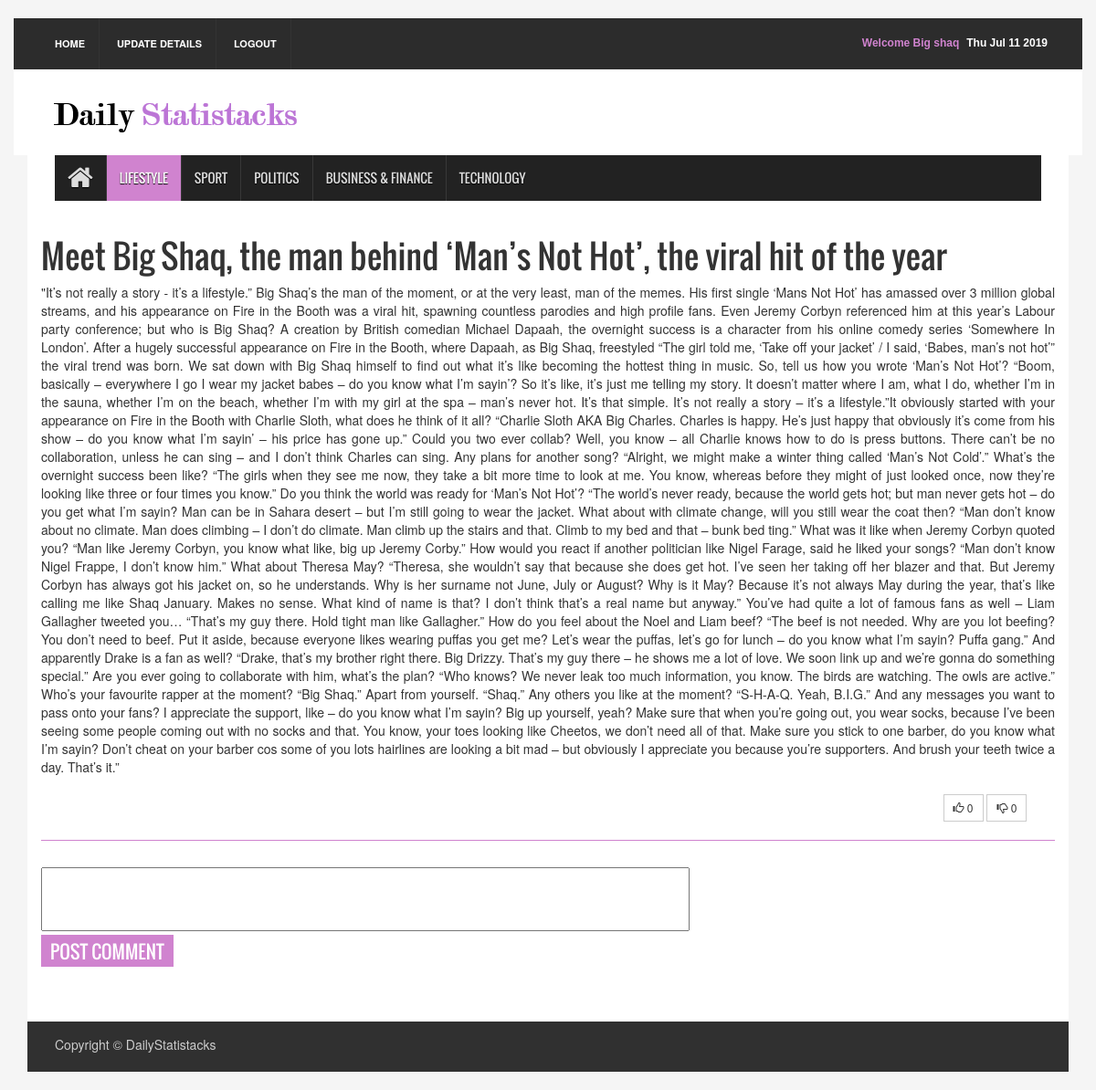
/newspaper/3/ (signed in), run on the app's committed database.
### newspaper/models.py (models this page shows)
class Article( models.Model ) :
    articleType     = models.CharField( max_length = 100 )
    author          = models.CharField( max_length = 1000 )
    headline        = models.CharField( max_length = 1000 )
    body            = models.CharField( max_length = 1000000000000 )
    publicationDate = models.DateField()

### newspaper/views.py (the view)
# urls.py: url(r'^(?P<articleID>[0-9]+)/$' , views.detail , name = 'detail' ) ,
def detail( request , articleID ) :
    if ( 'username' not in request.session ) :
        article = get_object_or_404( Article , pk = articleID )
        return render( request , 'newspaper/detail.html' , { 'article' : article } )
    else : ## logged in
        name         = getName( request.session['username'] )
        article      = get_object_or_404( Article , pk = articleID )
        context      = {
                           'fName'   : name ,
                           'article' : article
                       }
        return render( request , 'newspaper/detail2.html' , context )

### newspaper/views.py (called while the page is built)
def getName( username ) :
    user     = get_object_or_404( UserAccount , email = username )
    return user.first_name

### newspaper/templates/newspaper/detail2.html (shortened to what this page needs)
{% extends "newspaper/base.html" %}
{% block content %}
{% load static %}
<div class="container">
<header id="header">
  <div class="row">
    <div class="col-lg-12 col-md-12 col-sm-12">
      <div class="header_top">
        <div class="header_top_left">
          <ul class="top_nav">
            <li><a href = "/newspaper/">Home</a></li>
            <li><a href = "/newspaper/updateRedirect/">Update Details</a></li>
            <li><a href = "/newspaper/logout/">Logout</a></li>
          </ul>
        </div>
        <div class="header_top_right">
          <p><span id="datetime"></span></p>
          <p style = 'color : #d083cf;'> Welcome {{ fName }} </p>
        </div>
      </div>
    </div>
    <div class="col-lg-12 col-md-12 col-sm-12">
      <div class="header_bottom">
        <div class="logo_area"><a href = "/newspaper/" class="logo"><img src="{% static "newspaper/images/testlogo.png" %}" alt="" ></a></div>
      </div>
  </div>
</header>
<section id="navArea">
  <nav class="navbar navbar-inverse" role="navigation">
    <div id="navbar" class="navbar-collapse collapse">
      <ul class="nav navbar-nav main_nav">
        <li><a href="/newspaper/"><span class="fa fa-home desktop-home"></span><span class="mobile-show">Home</span></a></li>
        <li class="active"><a id = 'lifestyle' href="/newspaper/lifestyleRedirect/">Lifestyle</a></li>
        <li><a href="/newspaper/sportRedirect/">Sport</a></li>
        <li><a href="/newspaper/politicsRedirect/">Politics</a></li>
        <li><a href="/newspaper/businessfinanceRedirect/">Business & Finance</a></li>
        <li><a href="/newspaper/technologyRedirect/">Technology</a></li>
      </ul>
    </div>
  </nav>
</section>
<section id="contentSection">
  <div class="row">
    <div class="col-lg-12 col-md-12 col-sm-12">
      <div class="left_content">
        <div class="contact_area">
            <h1> {{ article.headline }} </h1>
            <p id = "articleBody">  {{ article.body }}     </p>
            <div class = "commentLikes, col-lg-9 col-md-9 col-sm-9">
            </div>
            <div class="col-lg-3 col-md-3 col-sm-3">
              <div id = 'voteDiv' >
                  <button id = 'likeButton' type = "button" class = "btn btn-default btn-sm , voteButton" >
                      <span class = "glyphicon glyphicon-thumbs-up"></span>
                      <span id = 'likeCount'>0</span>
                  </button>
                  <button id = 'dislikeButton' type = "button" class = "btn btn-default btn-sm , voteButton" >
                      <span class = "glyphicon glyphicon-thumbs-down"></span>
                      <span id = 'dislikeCount'>0</span>
                  </button>
              </div>
            </div>
            <hr>
            <textarea id = "comment"></textarea>
            <br>
            <input class= "ourButton" id = "postComment" value = "Post Comment" type = "submit"> </input>
      </div>
    </div>
  </div>
</section>
<footer id="footer">
  <div class="footer_bottom">
    <p class="copyright">Copyright &copy; DailyStatistacks</p>
  </div>
</footer>
</div>
{% endblock %}

### newspaper/static/newspaper/assets/css/theme.css (style rules this page uses)
.navbar-inverse .navbar-nav > .active > a, .navbar-inverse .navbar-nav > .active > a:hover, .navbar-inverse .navbar-nav > .active > a:focus { background-color:#d083cf }

### newspaper/static/newspaper/assets/css/style.css (style rules this page uses)
.ourButton { border: none; color: #fff; display: inline-block; font-size: 20px; padding: 7px 10px 5px; text-transform: uppercase; margin-bottom: 30px; background-color: #d083cf; line-height: 23px; font-family: 'Oswald',sans-serif; margin-top: 20px; font-weight: 500; box-sizing: border-box; }
body { background:#f5f5f5 }
ul { padding:0; margin:0; list-style:none }
a { text-decoration:none; color:#2f2f2f }
h1, h2, h3, h4, h5, h6 { font-family:'Oswald',sans-serif }
img { border:none }
.btn { border-radius:0; margin-bottom:5px; -webkit-transition:all 0.5s; -o-transition:all 0.5s; transition:all 0.5s }
#header { display:inline; float:left; width:100%; margin-top:20px }
.header_top { background-color:#2c2c2c; display:inline; float:left; padding:0 30px; width:100% }
.header_top_left { float:left; display:inline; width:50% }
.top_nav { text-align:left }
.top_nav li { display:inline-block }
.top_nav li a { display:inline-block; border-right:1px solid #333; color:#fff; font-size:11px; font-weight:bold; padding:20px 15px; text-transform:uppercase; -webkit-transition:all 0.5s; -o-transition:all 0.5s; transition:all 0.5s }
.header_top_right { float:left; display:inline; width:50%; text-align:right }
.header_top_right > p { color:#fff; display:inline-block; float:right; font:bold 12px sans-serif; margin-bottom:0; padding-bottom:20px; padding-right:8px; padding-top:20px }
.header_bottom { background-color:#fff; display:inline; float:left; padding:15px 30px 15px; width:100% }
.logo_area { display:inline; float:left; width:31% }
.logo { font-size:45px; font-weight:bold; color:#000; font-family:'Varela',sans-serif }
.logo img { max-width:100% }
#navArea { float:left; display:inline; width:100%; padding:0 30px; background-color:#fff }
.navbar { border:medium none; border-radius:0 }
.navbar-inverse .navbar-nav > li > a { border-left:1px solid #383838; color:#ddd; font-family:'Oswald',sans-serif; display:inline-block; height:50px; line-height:50px; padding:0 14px; text-shadow:0 1px 1px #000; text-transform:uppercase; -webkit-transition:all 0.5s; -mz-transition:all 0.5s; -ms-transition:all 0.5s; -o-transition:all 0.5s; transition:all 0.5s }
.navbar-inverse .navbar-nav > li:first-child a { border:none }
.navbar-inverse .navbar-nav > .active > a, .navbar-inverse .navbar-nav > .active > a:hover, .navbar-inverse .navbar-nav > .active > a:focus { color:#fff }
.navbar-collapse { padding-left:0 }
.desktop-home { display:block; font-size:30px; margin-top:10px }
#contentSection { float:left; display:inline; width:100%; background-color:#fff; padding:0 30px }
.left_content { float:left; display:inline; width:100% }
#footer { display:inline; float:left; width:100%; margin-bottom:20px }
.footer_bottom { float:left; display:inline; width:100%; padding:10px 30px; background-color:#303030; color:#ccc }
.copyright { float:left; width:50%; padding-top:5px; text-align:left }
.contact_area { float:left; display:inline; width:100%; margin-bottom:30px }
.contact_area > p { margin-bottom:20px }

### newspaper/templates/newspaper/detail2.html (style rules this page uses)
hr { display: block; height: 1px; border: 0; border-top: 1px solid #d083cf; margin: 1em 0; margin-top: 5em; margin-bottom: -3em; padding: 0; }
textarea { width: 710px; height: 70px; resize: none; }
#postComment { margin-top: 0em; }
#articleBody { text-align: justify; }
#voteDiv { margin-left: 140px; display: inline; }
.col-lg-12 { padding-right: 0px; padding-left: 0px; }
.col-md-12 { padding-right: 0px; padding-left: 0px; }
.col-sm-12 { padding-right: 0px; padding-left: 0px; }

### data on the page
Article: headline "Meet Big Shaq, the man behind ‘Man’s Not Hot’, the viral hit of the year", body "\"It’s not really a story - it’s a lifestyle.” Big Shaq’s the man of the moment, or at the very least, man of the memes. His first single ‘Mans Not Hot’ has amassed over 3 million global streams, and his appearance on Fire in the Booth was a viral hit, spawning countless parodies and high profile fans. Even Jeremy Corbyn referenced him at this year’s Labour party conference; but who is Big Shaq? A creation by British comedian Michael Dapaah, the overnight success is a character from his online comedy series ‘Somewhere In London’. After a hugely successful appearance on Fire in the Booth, where Dapaah, as Big Shaq, freestyled “The girl told me, ‘Take off your jacket’ / I said, ‘Babes, man’s…"

### other printed values
{{ fName }} "Big shaq"
